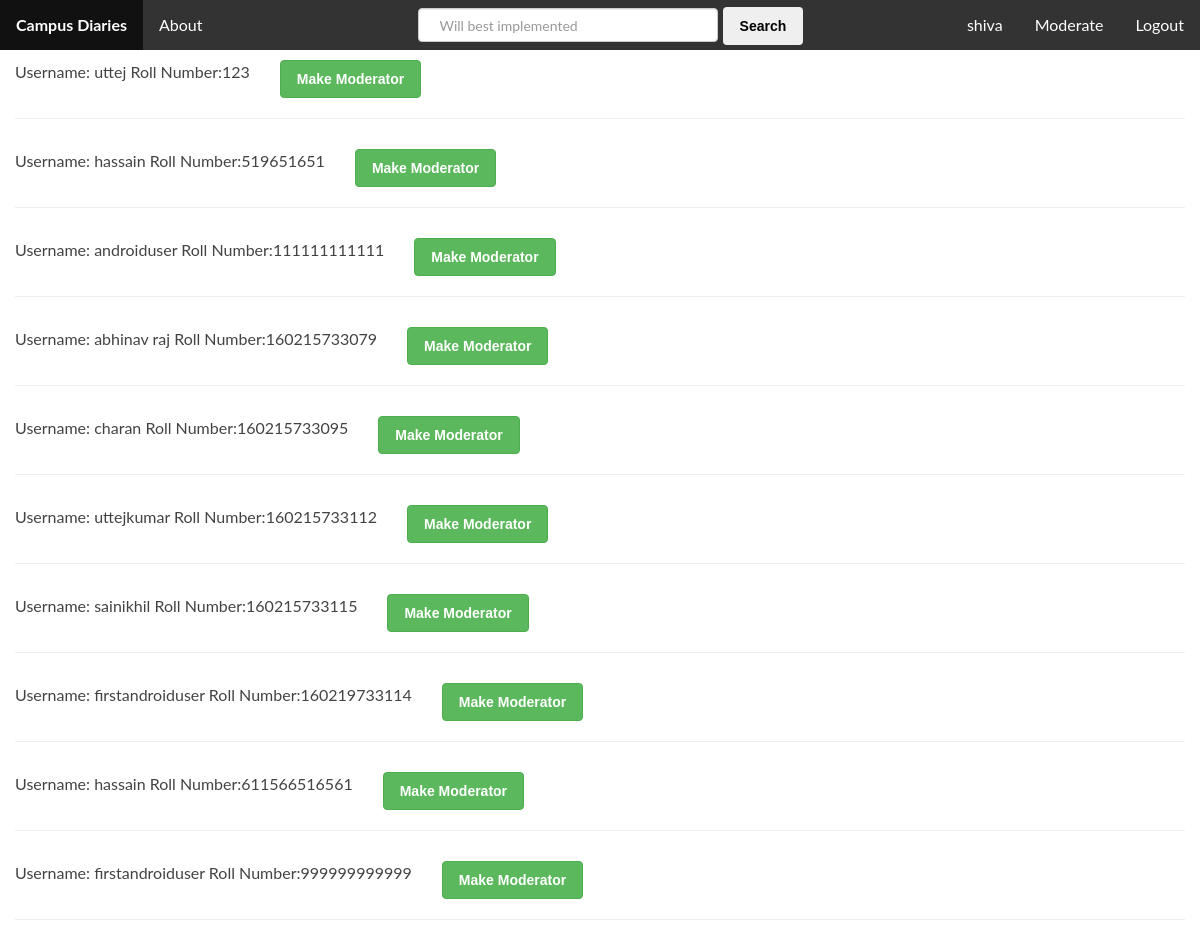
Screenshot of /makemoderator/ (signed in) with the database file from the repository.
### database_setup.py (models this page shows)
class User(Base):
    __tablename__ = 'user'
    rollnumber = Column(Integer, primary_key = True, autoincrement = False)
    uname      = Column(String(30), nullable = False)
    email      = Column(String(30), nullable = False)
    password   = Column(String(20), nullable = False)
    inclass    = Column(Integer, nullable = True)
    yearin     = Column(Integer, nullable = True)
    dob        = Column(String(11), nullable = False)
    profilepic = Column(String(500), nullable = True)
    rank       = Column(Integer, nullable = False, default = 0)

### webserver.py (the view)
@app.route('/makemoderator/', methods = ['GET'])
def makemoderator():
    if request.method == 'GET':
        allusers = dbsession.query(User).filter_by(rank = 0).all()
        return render_template('makemoderator.html', users = allusers)

### templates/makemoderator.html (shortened to what this page needs)
{% extends "header.html" %}
{% block body %}
	<div class="container">
    	{% for user in users %}
      		<div id={{user.rollnumber}} style="display: block;">
            	Username: {{user.uname}} Roll Number:{{user.rollnumber}}<button style="margin-left: 30px;margin-top: 10px" class="btn btn-success" onclick="makemod({{user.rollnumber}})">Make Moderator</button>
	            <hr class="divider">
    		</div>
      	{% endfor %}
	</div>
{% endblock %}

### static/css/styles.css (style rules this page uses)
body { font-size: 16px; color: black; background-color: white; }
@media (min-width: 1200px) { .container { width: 100%; } }

### static/css/poststyles.css (style rules this page uses)
body { font-family: 'Lato', arial, sans-serif; color: #434343; font-size: 16px; -webkit-font-smoothing: antialiased; -moz-osx-font-smoothing: grayscale; }
.btn, a.btn { -webkit-transition: all 0.4s ease-in-out; -moz-transition: all 0.4s ease-in-out; -ms-transition: all 0.4s ease-in-out; -o-transition: all 0.4s ease-in-out; font-family: 'Montserrat', arial, sans-serif; padding: 8px 16px; font-weight: bold; }

### rows the page displays
User: uname "uttej", rollnumber "123"
User: uname "hassain", rollnumber "519651651"
User: uname "androiduser", rollnumber "111111111111"
User: uname "abhinav raj", rollnumber "160215733079"
User: uname "charan", rollnumber "160215733095"
User: uname "uttejkumar", rollnumber "160215733112"
User: uname "sainikhil", rollnumber "160215733115"
User: uname "firstandroiduser", rollnumber "160219733114"
User: uname "hassain", rollnumber "611566516561"
User: uname "firstandroiduser", rollnumber "999999999999"

### other values shown
{{ session.user_name }} "shiva"
